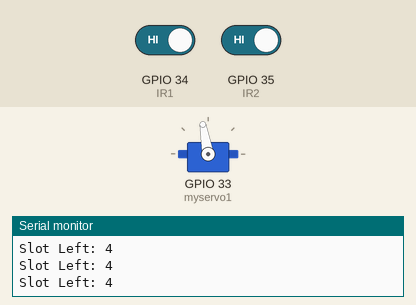
Simulated run of this sketch. Board: ESP32. On the bench: servo, the last lines printed to the serial monitor. Inputs (shaded band) come from the test bench; at power-on: GPIO 34 (IR1) HIGH, GPIO 35 (IR2) HIGH.

Above: at 2.8 s.
2.9 s: GPIO 34 (IR1) driven LOW
At 4.2 s:
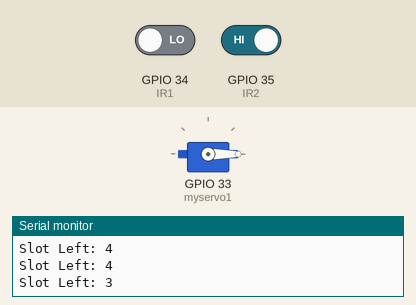
4.5 s: GPIO 35 (IR2) driven LOW
At 7.4 s:
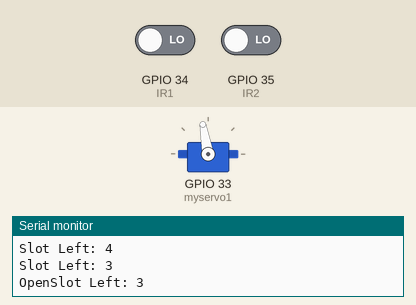
8.6 s: GPIO 35 (IR2) driven HIGH
At 10.2 s:
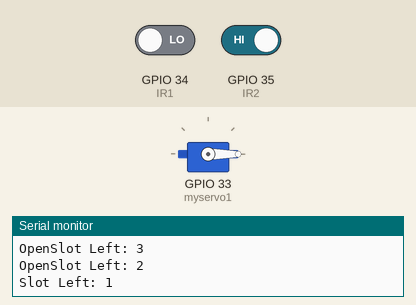
Timing chart, 0 to 11.7 s (numbered marks = the images above; inputs shaded):
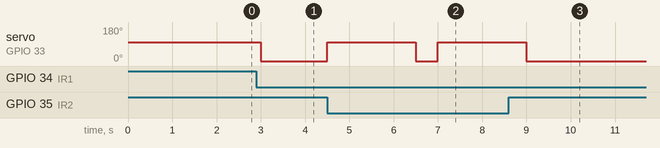

The sketch:

Car_Parking_System.ino
```cpp
// Viral Science www.viralsciencecreativity.com www.youtube.com/c/viralscience
// Arduino Car Parking System

#include <Wire.h>
#include <ESP32Servo.h>
Servo myservo1;

int IR1 = 34;
int IR2 = 35;

int Slot = 4;           //Enter Total number of parking Slots

int flag1 = 0;
int flag2 = 0;

void setup() {
  Serial.begin(115200);
  pinMode(IR1, INPUT);
  pinMode(IR2, INPUT);

  myservo1.attach(33);
  myservo1.write(100);

}

void loop() {

  if (digitalRead (IR1) == LOW && flag1 == 0) {
    if (Slot > 0) {
      flag1 = 1;
      if (flag2 == 0) {
        myservo1.write(0);
        delay(500);
        Slot = Slot - 1;
      }
    } else {
    }
  }

  if (digitalRead (IR2) == LOW && flag2 == 0) {
    flag2 = 1;
    if (flag1 == 0) {
      myservo1.write(0);
      delay(500);
      Slot = Slot + 1;
    }
  }

  if (flag1 == 1 && flag2 == 1) {
    myservo1.write(100);
    delay (1000);
    Serial.print("Open");

    flag1 = 0, flag2 = 0;
  }


  Serial.print("Slot Left: ");
  Serial.println(Slot);
  delay(1000);
}
```

Measured:
- after the input at 2.9 s, servo on GPIO 33 (myservo1): 100° → 0° after 0.10 s
- after the input at 4.5 s, servo on GPIO 33 (myservo1): 0° → 100° at once, → 0° 2.0 s later, → 100° 0.50 s later
- after the input at 8.6 s, servo on GPIO 33 (myservo1): goes on until 9.0 s, then stays 0°
